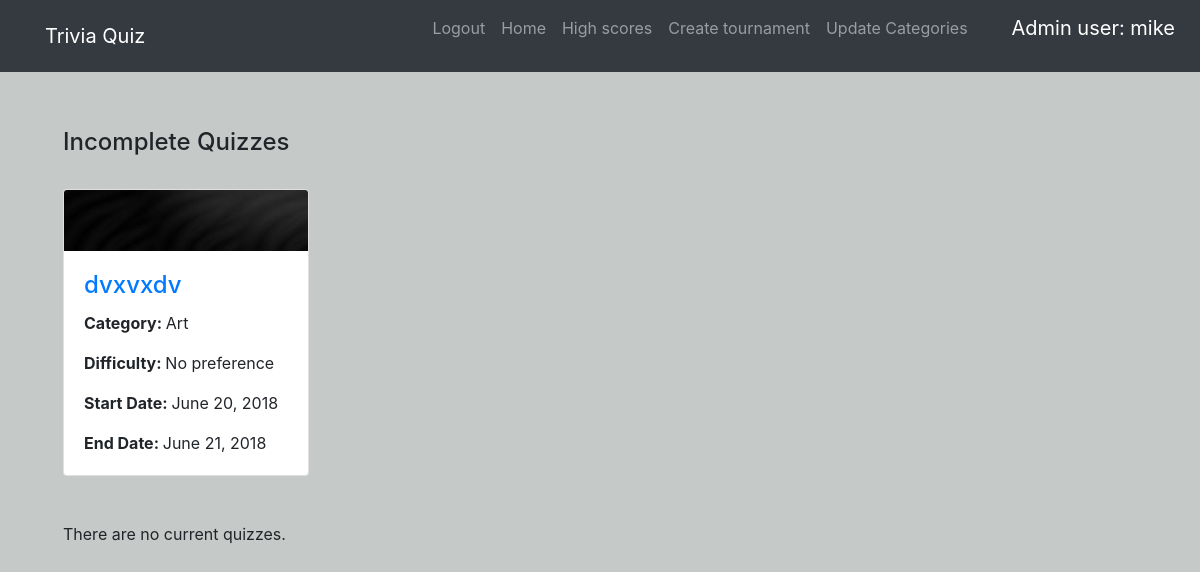
The app's page / (signed in) with its own data.
### quiz/models.py (models this page shows)
class Quiz(models.Model):
    name = models.CharField(max_length=255)
    start_date = models.DateField(auto_now=False)
    end_date = models.DateField(auto_now=False)
    category = models.ForeignKey(QuizCategory, on_delete=models.CASCADE)
    difficulty = models.CharField(
        max_length=1,
        choices=Difficulty,
        default='&'
    )
    def __str__(self):
        return self.name

class QuizCategory(models.Model):
    title = models.CharField(max_length=255)
    number = models.CharField(null=True, blank=True, max_length=2)
    def __str__(self):
        return self.title

### quiz/views.py (the view)
# urls.py: path('', views.QuizListView.as_view(), name='home'),
class QuizListView(LoginMixin, GetQuizzesMixin, generic.ListView):
    context_object_name = 'quizzes'
    template_name = "quiz/quiz_list.html"
    def get_queryset(self):
        return self.get_unentered(self.request.user)

### quiz/quiz.py (called while the page is built)
    def get_unentered(self, user):
        all_quizzes = Quiz.objects.all()
        unentered = []
        for q in all_quizzes:
            scores = Score.objects.filter(user=user, quiz=q)
            if not scores.exists():
                unentered.append(q)
        return {"current": self.get_current(unentered),
                "coming_soon": self.get_coming_soon(unentered),
                "incomplete": self.get_incomplete(all_quizzes, user)}

    def get_incomplete(self, quizzes, user):
        incomplete = []
        for q in quizzes:
            scores = Score.objects.filter(quiz=q, user=user)
            answered = 0
            if scores.exists():
                for s in scores:
                    if s.answered:
                        answered += 1
                if 0 <= answered < 10:
                    print(answered)
                    incomplete.append(q)
            print(incomplete)
        return incomplete

    def get_current(self, quizzes):
        current = []
        current_date = datetime.date.today()
        for q in quizzes:
            if q.start_date <= current_date <= q.end_date:
                current.append(q)
        return current

    def get_coming_soon(self, quizzes):
        coming_soon = []
        current_date = datetime.date.today()
        week_away = current_date+datetime.timedelta(days=7)
        for q in quizzes:
            if current_date < q.start_date <= week_away:
                coming_soon.append(q)
        return coming_soon

### templates/quiz/quiz_list.html (shortened to what this page needs)
{% extends 'index.html' %}

### templates/index.html (shortened to what this page needs)
<!DOCTYPE html>
<html lang="en">
  <head>
    {% load static %}
    <link href= "{% static 'bootstrap/vendor/bootstrap/css/bootstrap.min.css' %}" rel="stylesheet" type="text/css">
    {% load static %}
    <link href= "{% static 'bootstrap/css/4-col-portfolio.css' %}" rel="stylesheet" type="text/css">
  </head>
  <body>
    {% block nav %}
          <nav class="navbar navbar-expand-lg navbar-dark bg-dark fixed-top">
            <div class="container">
              <a class="navbar-brand" href="#">Trivia Quiz</a>
              <div class="collapse navbar-collapse" id="navbarResponsive">
                <ul class="navbar-nav ml-auto">
                {% if user.is_authenticated %}
                  <li class="nav-item">
                    <a class="nav-link" href="{% url 'logout' %}">Logout</a>
                  </li>
                  <li class="nav-item">
                    <a class="nav-link" href="{% url 'home' %}">Home</a>
                  </li>
                  <li class="nav-item">
                    <a class="nav-link" href="{% url 'highscores' %}">High scores</a>
                  </li>
                  {%if user.is_superuser %}
                  <li class="nav-item">
                    <a class="nav-link" href="{% url 'create' %}">Create tournament</a>
                  </li>
                  <li class="nav-item">
                     <a class="nav-link" href="{% url 'update' %}">Update Categories</a>
                  </li>
                  <li class="nav-item">
                      <p class="navbar-brand user">Admin user: {{ user.username }}</p>
                  </li>
                  {% else %}
                    <li class="nav-item"><p class="navbar-brand user">User: {{ user.username }}</p></li>
                  {% endif %}
              {% else %}
              <li class="nav-item"><a class="nav-link" href="{% url 'login' %}">Login</a></li>
              <li class="nav-item"><a class="nav-link" href="{% url 'signup' %}">Sign up</a></li>
              {% endif %}
                </ul>
              </div>
            </div>
          </nav>
    {% endblock %}
    <div class="container">
    {% block display_quizzes %}
        {% if user.is_authenticated %}
            {% if quizzes %}
                {% if quizzes.incomplete %}
                    <h1 class="my-4">
                      <h4>Incomplete Quizzes</h4>
                        <br>
                    </h1>
                    <div class="row">
                    {% for q in quizzes.incomplete %}
                        <div class="col-lg-3 col-md-4 col-sm-6 portfolio-item">
                          <div class="card h-100">
                              {% load static %}
                            <a href="{% url 'play' q.id %}"><img class="card-img-top" src="{% static 'images/banner.png' %}" alt=""></a>
                            <div class="card-body">
                              <h4 class="card-title">
                                <a href="{% url 'play' q.id %}">{{q.name}}</a>
                              </h4>
                              <p class="card-text">
                                  <b>Category: </b>{{q.category}}
                              </p>
                                <p class="card-text">
                                  <b>Difficulty: </b>{{q.get_difficulty_display}}
                              </p>
                                <p class="card-text">
                                <b>Start Date: </b>{{q.start_date}}
                              </p>
                                <p class="card-text">
                                <b>End Date: </b>{{q.end_date}}
                              </p>
                            </div>
                          </div>
                        </div>
                    {% endfor %}
                    </div>
                {% endif %}
                {% if quizzes.current %}
                    {% for q in quizzes.current %}
                              {% load static %}
                    {% endfor %}
                {% else %}
                    <br>
                    There are no current quizzes.
                {% endif %}
                {% if quizzes.coming_soon %}
                    {% for q in quizzes.coming_soon %}
                              {% load static %}
                    {% endfor %}
                {% endif %}
            {% endif %}
        {% endif %}
    {% endblock %}
    </div>
    {% load static %}
    {% load static %}
  </body>
</html>

### records on screen
Quiz: name "dvxvxdv", category "Art", difficulty "No preference", start_date "June 20, 2018", end_date "June 21, 2018"

### other values on screen
{{ user.username }} "mike"
